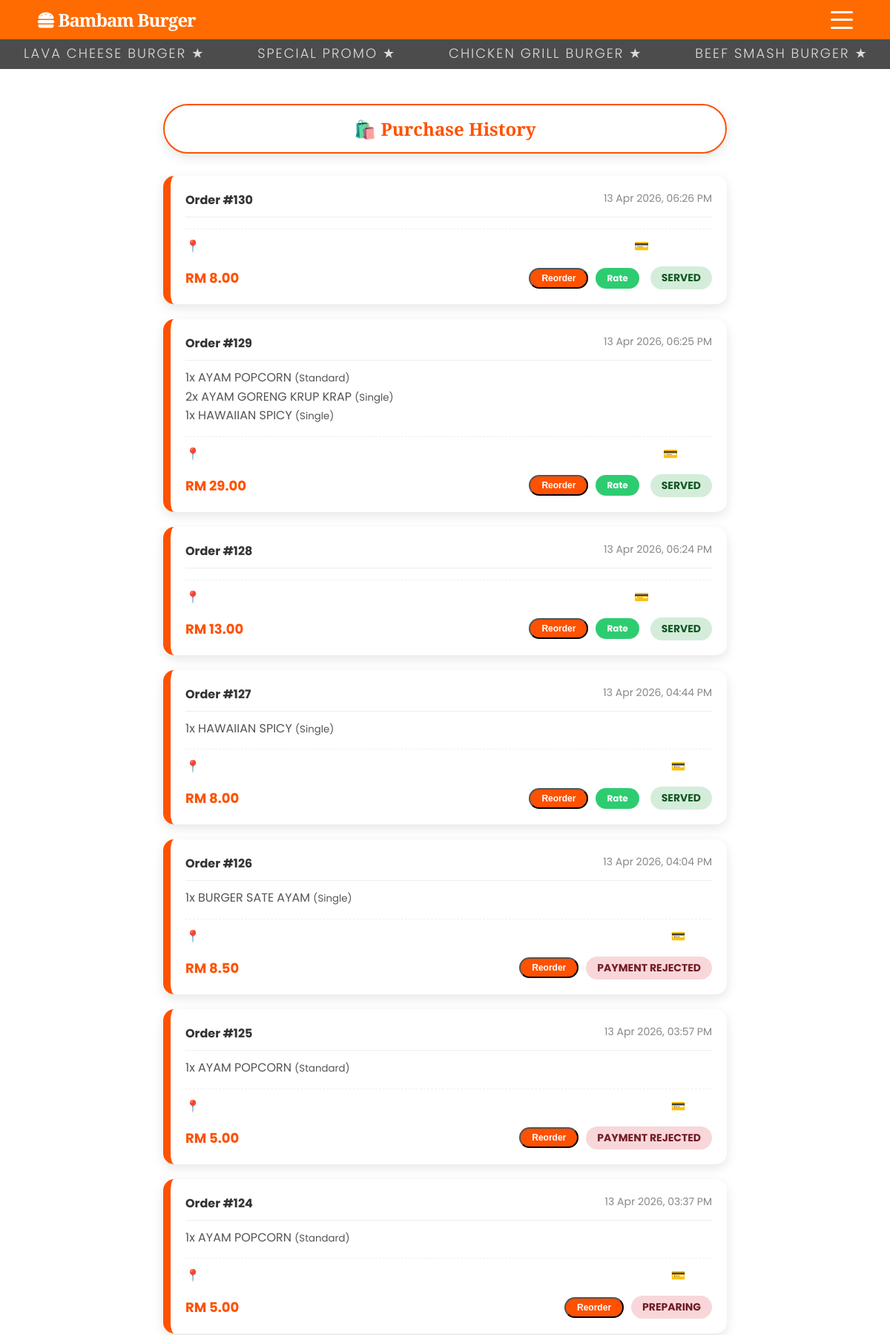
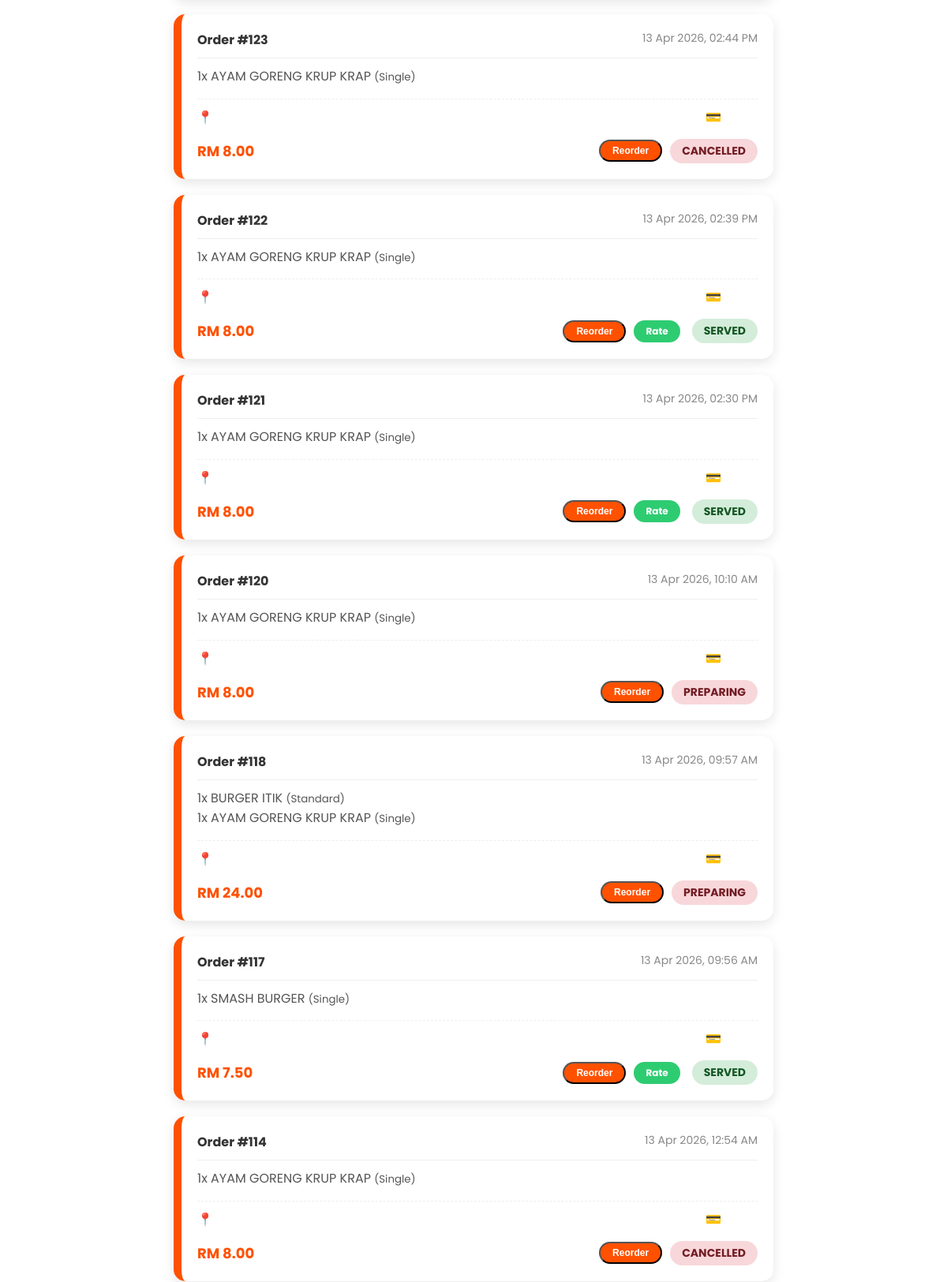
The app's page /history.php (signed in, upper part) with its own data (2 pictures, top to bottom).
### tables this page shows
CREATE TABLE `orders` (
  `id` int NOT NULL,
  `user_id` int DEFAULT NULL,
  `branch` varchar(50) DEFAULT 'Main',
  `order_type` varchar(50) DEFAULT 'Dine-in',
  `customer_name` varchar(255) NOT NULL,
  `customer_phone` varchar(20) DEFAULT NULL,
  `total_amount` decimal(10,2) NOT NULL,
  `payment_method` varchar(50) NOT NULL,
  `payment_status` varchar(50) NOT NULL DEFAULT 'Pending',
  `paid_at` timestamp NULL DEFAULT NULL,
  `processed_by_staff_id` int DEFAULT NULL,
  `receipt_img` varchar(255) DEFAULT NULL,
  `status` varchar(50) DEFAULT 'Pending',
  `admin_reply` text,
  `review_is_approved` tinyint(1) NOT NULL DEFAULT '1',
  `created_at` timestamp NULL DEFAULT CURRENT_TIMESTAMP,
  `rating` int DEFAULT NULL,
  `review` text,
  `address` text
);

CREATE TABLE `order_items` (
  `id` int NOT NULL,
  `order_id` int NOT NULL,
  `item_name` varchar(255) NOT NULL,
  `variant` varchar(100) DEFAULT NULL,
  `protein` varchar(100) DEFAULT NULL,
  `price` decimal(10,2) NOT NULL,
  `qty` int NOT NULL,
  `customization` text
);

### history.php (the view, shortened to what this page needs)
<?php
include 'header.php';
include_once 'db.php';
?>
<div class="history-container animate-fade-up">
    <div class="page-title">
        <h2 style="margin:0;">🛍️ Purchase History</h2>
    </div>
    <div id="history-content">
        <?php
        if (!isset($_SESSION['user_id'])) {
            echo '<div class="empty-history"><p>Please login to view your history.</p><a href="login.php" class="shop-btn">Login</a></div>';
        } else {
            $stmt = $pdo->prepare("SELECT * FROM orders WHERE user_id = ? ORDER BY created_at DESC");
            $stmt->execute([$_SESSION['user_id']]);
            $orders = $stmt->fetchAll(PDO::FETCH_ASSOC);
            if (count($orders) === 0) {
                echo '<div class="empty-history">
                        <p>You haven\'t made any purchases yet.</p>
                        <a href="menu.php" class="shop-btn">Start Ordering</a>
                      </div>';
            } else {
                foreach ($orders as $order) {
                    $stmtItems = $pdo->prepare("SELECT * FROM order_items WHERE order_id = ?");
                    $stmtItems->execute([$order['id']]);
                    $items = $stmtItems->fetchAll(PDO::FETCH_ASSOC);
                    $itemsDisplay = [];
                    $reorderItems = [];
                    foreach ($items as $item) {
                        $variantText = $item['variant'] ? "({$item['variant']})" : "";
                        $itemsDisplay[] = "{$item['qty']}x {$item['item_name']} <small>$variantText</small>";
                        $reorderItems[] = [
                            'id' => $item['item_name'] . '-' . ($item['variant']??'') . '-' . ($item['protein']??''),
                            'name' => $item['item_name'],
                            'price' => (float)$item['price'],
                            'qty' => (int)$item['qty'],
                            'variant' => $item['variant'],
                            'protein' => $item['protein'] ?? '',
                            'note' => $item['customization'] ?? ''
                        ];
                    }
                    $itemsHtml = implode('<br>', $itemsDisplay);
                    $reorderJson = htmlspecialchars(json_encode($reorderItems), ENT_QUOTES, 'UTF-8');
                    $date = date('d M Y, h:i A', strtotime($order['created_at']));
                    $statusClass = ($order['status'] == 'Completed' || $order['status'] == 'Served') ? 'status-completed' : 'status-cancelled';
                    $statusLower = strtolower($order['status']);
                    $canRate = in_array($statusLower, ['completed', 'served', 'delivered']) && empty($order['rating']);
                    $rateBtn = $canRate ? "<a href='receipt.php?id={$order['id']}' class='shop-btn' style='padding:5px 15px; font-size:12px; background:#2ecc71; margin-right:5px; text-decoration:none;'>Rate</a>" : "";
                    echo "
                    <div class='order-card'>
                        <div class='order-header'>
                            <span>Order #{$order['id']}</span>
                            <span class='order-date'>$date</span>
                        </div>
                        <div class='order-items'>$itemsHtml</div>
                        <div class='order-details-extra'>
                            <span>📍 {$order['branch']}</span>
                            <span>💳 {$order['payment_method']}</span>
                        </div>
                        <div class='order-footer'>
                            <span class='order-total'>RM " . number_format($order['total_amount'], 2) . "</span>
                            <div style='display:flex; align-items:center; gap:10px;'>
                                <button class='shop-btn' style='padding:5px 15px; font-size:12px; cursor:pointer;' onclick='reorder($reorderJson)'>Reorder</button>
                                $rateBtn
                                <span class='order-status $statusClass'>{$order['status']}</span>
                            </div>
                        </div>
                    </div>";
                }
            }
        }
        ?>
    </div>
</div>
<?php include 'footer.php'; ?>

### header.php (style rules this page uses)
*, *::before, *::after { box-sizing: border-box; }
body { margin:0; font-family: 'Poppins', sans-serif; padding-bottom: 75px; background-color: #181818; color: #ffffff; position: relative; }
body::before { content: ""; position: fixed; top: 0; left: 0; width: 100%; height: 100%; background: url('images/ch.png') no-repeat center center fixed; background-size: cover; opacity: 0.08; z-index: -1; pointer-events: none; }
h1, h2, h3, h4, h5, h6 { font-family: 'Playfair Display', serif; }
.animate-fade-up { animation: fadeInUp 0.8s ease-out forwards; }

### history.php (style rules this page uses)
body { background: url('images/ch.png') no-repeat center center fixed; background-size: cover; padding-top: 100px; }
.history-container { max-width: 800px; margin: 20px auto 40px; padding: 20px; }
.page-title { text-align: center; background: white; padding: 15px; border-radius: 50px; border: 2px solid #ff5100; color: #ff5100; margin-bottom: 30px; box-shadow: 0 5px 15px rgba(0,0,0,0.1); }
.order-card { background: white; border-radius: 15px; padding: 20px; margin-bottom: 20px; box-shadow: 0 5px 15px rgba(0,0,0,0.1); border-left: 10px solid #ff5100; transition: transform 0.2s; }
.order-header { display: flex; justify-content: space-between; border-bottom: 1px solid #eee; padding-bottom: 10px; margin-bottom: 10px; font-weight: bold; color: #333; }
.order-date { color: #888; font-size: 14px; font-weight: normal; }
.order-items { margin-bottom: 15px; color: #555; line-height: 1.6; }
.order-details-extra { display: flex; justify-content: space-between; margin-bottom: 15px; padding-top: 10px; border-top: 1px dashed #eee; }
.order-footer { display: flex; justify-content: space-between; align-items: center; font-weight: bold; }
.order-total { color: #ff5100; font-size: 18px; }
.order-status { padding: 5px 15px; border-radius: 20px; font-size: 14px; text-transform: uppercase; }
.status-completed { background: #d4edda; color: #155724; }
.status-cancelled { background: #f8d7da; color: #721c24; }
.shop-btn { display: inline-block; background: #ff5100; color: white; padding: 12px 30px; border-radius: 50px; text-decoration: none; font-weight: bold; transition: background 0.3s; }

### records on screen
orders: id "130", created_at "13 Apr 2026, 06:26 PM", total_amount "8.00", status "SERVED"
orders: id "129", created_at "13 Apr 2026, 06:25 PM", order_items.qty "1 2 1", order_items.item_name "AYAM POPCORN AYAM GORENG KRUP KRAP HAWAIIAN SPICY", order_items.variant "(Standard) (Single) (Single)", total_amount "29.00", status "SERVED"
orders: id "128", created_at "13 Apr 2026, 06:24 PM", total_amount "13.00", status "SERVED"
orders: id "127", created_at "13 Apr 2026, 04:44 PM", order_items.qty "1", order_items.item_name "HAWAIIAN SPICY", order_items.variant "(Single)", total_amount "8.00", status "SERVED"
orders: id "126", created_at "13 Apr 2026, 04:04 PM", order_items.qty "1", order_items.item_name "BURGER SATE AYAM", order_items.variant "(Single)", total_amount "8.50", status "PAYMENT REJECTED"
orders: id "125", created_at "13 Apr 2026, 03:57 PM", order_items.qty "1", order_items.item_name "AYAM POPCORN", order_items.variant "(Standard)", total_amount "5.00", status "PAYMENT REJECTED"
orders: id "124", created_at "13 Apr 2026, 03:37 PM", order_items.qty "1", order_items.item_name "AYAM POPCORN", order_items.variant "(Standard)", total_amount "5.00", status "PREPARING"
orders: id "123", created_at "13 Apr 2026, 02:44 PM", order_items.qty "1", order_items.item_name "AYAM GORENG KRUP KRAP", order_items.variant "(Single)", total_amount "8.00", status "CANCELLED"
orders: id "122", created_at "13 Apr 2026, 02:39 PM", order_items.qty "1", order_items.item_name "AYAM GORENG KRUP KRAP", order_items.variant "(Single)", total_amount "8.00", status "SERVED"
orders: id "121", created_at "13 Apr 2026, 02:30 PM", order_items.qty "1", order_items.item_name "AYAM GORENG KRUP KRAP", order_items.variant "(Single)", total_amount "8.00", status "SERVED"
orders: id "120", created_at "13 Apr 2026, 10:10 AM", order_items.qty "1", order_items.item_name "AYAM GORENG KRUP KRAP", order_items.variant "(Single)", total_amount "8.00", status "PREPARING"
orders: id "118", created_at "13 Apr 2026, 09:57 AM", order_items.qty "1 1", order_items.item_name "BURGER ITIK AYAM GORENG KRUP KRAP", order_items.variant "(Standard) (Single)", total_amount "24.00", status "PREPARING"
orders: id "117", created_at "13 Apr 2026, 09:56 AM", order_items.qty "1", order_items.item_name "SMASH BURGER", order_items.variant "(Single)", total_amount "7.50", status "SERVED"
orders: id "114", created_at "13 Apr 2026, 12:54 AM", order_items.qty "1", order_items.item_name "AYAM GORENG KRUP KRAP", order_items.variant "(Single)", total_amount "8.00", status "CANCELLED"

### other values on screen
$item "LAVA CHEESE BURGER"
$item "SPECIAL PROMO"
$item "CHICKEN GRILL BURGER"
$item "BEEF SMASH BURGER"
